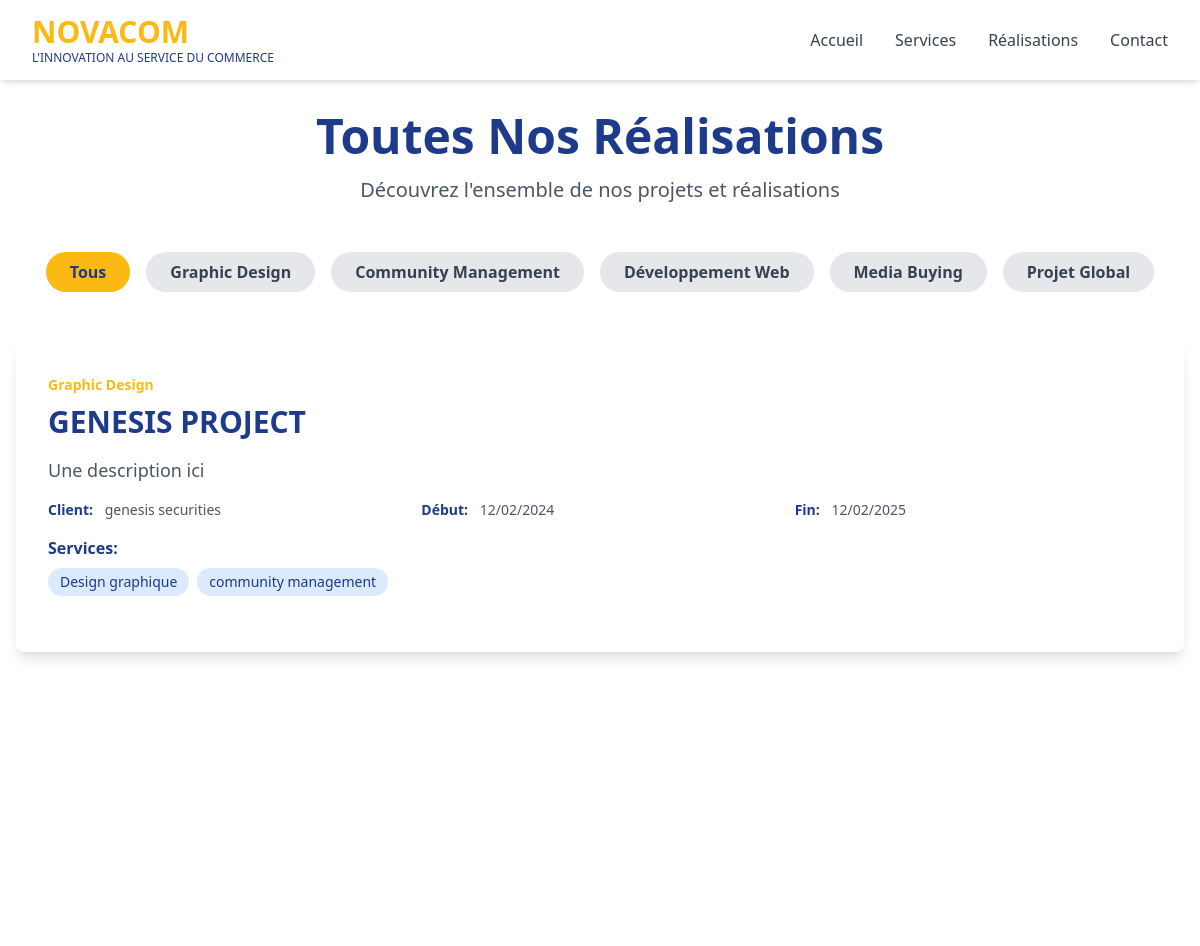
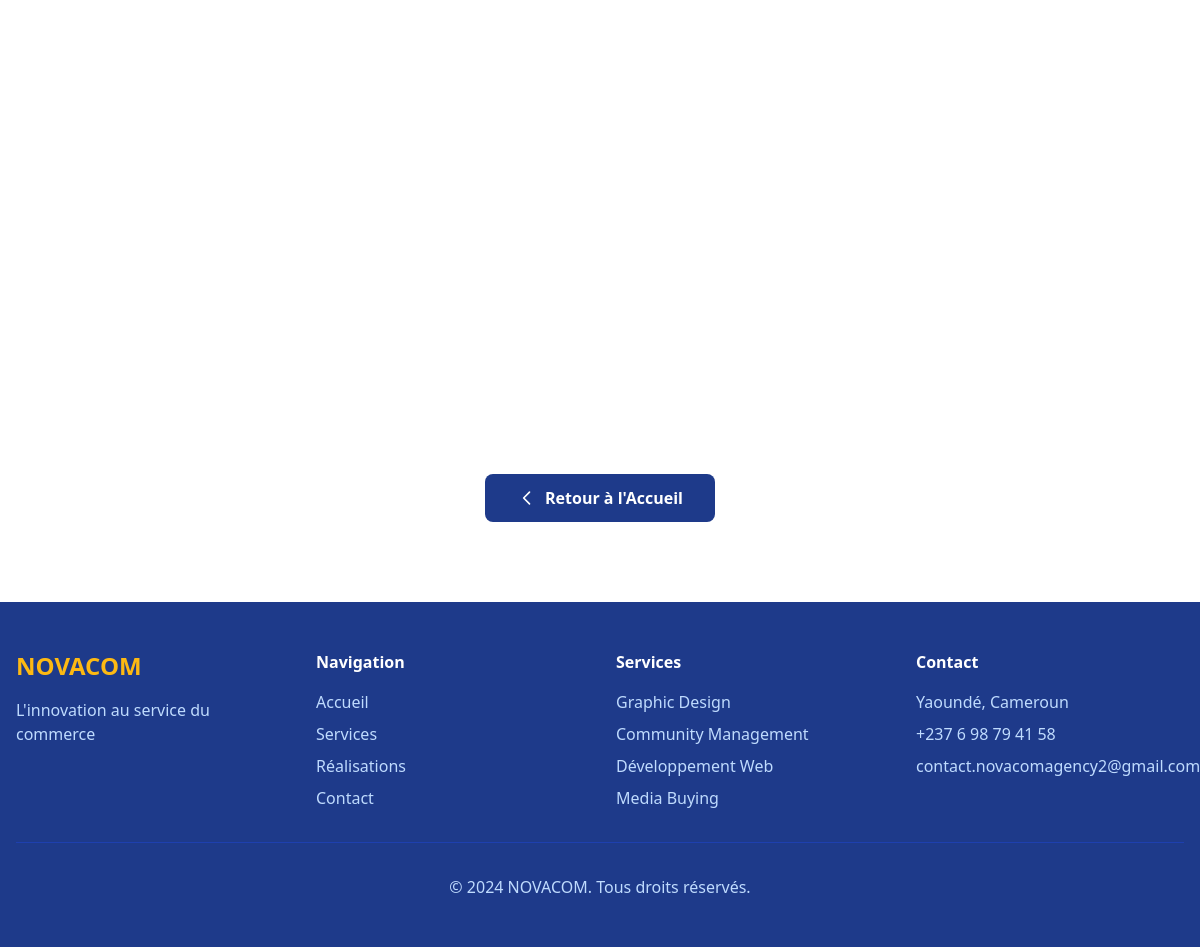
Screenshot of /realisations/ with the database file from the repository (2 pictures, top to bottom).
### main/models.py (models this page shows, shortened)
class Realisation(models.Model):
    TYPE_CHOICES = [
        ('simple', 'Simple'),
        ('projet', 'Projet'),
    ]
    CATEGORY_CHOICES = [
        ('graphic_design', 'Graphic Design'),
        ('community', 'Community Management'),
        ('web_dev', 'Développement Web'),
        ('media_buying', 'Media Buying'),
        ('global', 'Projet Global'),
    ]
    type = models.CharField(max_length=10, choices=TYPE_CHOICES)
    categorie = models.CharField(max_length=20, choices=CATEGORY_CHOICES)
    titre = models.CharField(max_length=200)
    description = models.TextField()
    image = models.ImageField(upload_to='realisations/', blank=True, null=True)
    client = models.CharField(max_length=200, blank=True, null=True)
    date_debut = models.CharField(max_length=100, blank=True, null=True)
    date_fin = models.CharField(max_length=100, blank=True, null=True)
    services = models.TextField(blank=True, null=True)  # Stocké comme CSV
    afficher_accueil = models.BooleanField(default=False)
    ordre = models.IntegerField(default=0)
    date_creation = models.DateTimeField(auto_now_add=True)
    class Meta:
        ordering = ['ordre', '-date_creation']
        verbose_name = 'Réalisation'
        verbose_name_plural = 'Réalisations'
    def get_category_display_custom(self):
        categories = dict(self.CATEGORY_CHOICES)
        return categories.get(self.categorie, self.categorie)

### main/views.py (the view)
# urls.py: path('realisations/', views.realisations, name='realisations'),
def realisations(request):
    categorie_filter = request.GET.get('categorie', 'all')
    if categorie_filter == 'all':
        realisations = Realisation.objects.all()
    else:
        realisations = Realisation.objects.filter(categorie=categorie_filter)
    categories = Realisation.CATEGORY_CHOICES
    context = {
        'realisations': realisations,
        'categories': categories,
        'categorie_active': categorie_filter,
    }
    return render(request, 'main/realisations.html', context)

### main/templatetags/custom_filters.py (called while the page is built)
@register.filter
def split(value, arg):
    if value:
        return value.split(arg)
    return []

@register.filter
def trim(value):
    if value:
        return value.strip()
    return value

### main/templates/main/realisations.html (shortened to what this page needs)
{% extends 'main/base.html' %}
{% load custom_filters %}
{% block content %}
<div class="pt-28 pb-20 px-4">
    <div class="max-w-7xl mx-auto">
        <div class="text-center mb-12 fade-in">
            <h1 class="text-5xl font-bold text-novacom-blue mb-4">Toutes Nos Réalisations</h1>
            <p class="text-xl text-gray-600">Découvrez l'ensemble de nos projets et réalisations</p>
        </div>
        <div class="flex flex-wrap justify-center gap-4 mb-12">
            <a href="{% url 'main:realisations' %}"
               class="px-6 py-2 rounded-full font-semibold transition {% if categorie_active == 'all' %}bg-novacom-yellow text-novacom-blue{% else %}bg-gray-200 text-gray-700 hover:bg-gray-300{% endif %}">
                Tous
            </a>
            {% for code, label in categories %}
            <a href="{% url 'main:realisations' %}?categorie={{ code }}"
               class="px-6 py-2 rounded-full font-semibold transition {% if categorie_active == code %}bg-novacom-yellow text-novacom-blue{% else %}bg-gray-200 text-gray-700 hover:bg-gray-300{% endif %}">
                {{ label }}
            </a>
            {% endfor %}
        </div>
        <div class="space-y-12">
            {% for realisation in realisations %}
                {% if realisation.type == 'simple' %}
                <a href="{% url 'main:realisation_detail' realisation.id %}" class="block bg-white rounded-lg overflow-hidden shadow-lg hover:shadow-xl transition fade-in">
                    <div class="grid md:grid-cols-2">
                        <div class="h-64 md:h-auto overflow-hidden">
                            {% if realisation.image %}
                            <img src="{{ realisation.image.url }}" alt="{{ realisation.titre }}" class="w-full h-full object-cover hover:scale-105 transition duration-300">
                            {% else %}
                            <div class="w-full h-full bg-gradient-to-br from-novacom-blue to-blue-800 flex items-center justify-center">
                                <span class="text-white text-8xl">🎨</span>
                            </div>
                            {% endif %}
                        </div>
                        <div class="p-8 flex flex-col justify-center">
                            <span class="text-sm text-novacom-yellow font-semibold mb-2">{{ realisation.get_category_display_custom }}</span>
                            <h3 class="text-3xl font-bold text-novacom-blue mb-4 hover:text-novacom-yellow transition">{{ realisation.titre }}</h3>
                            <p class="text-gray-600 text-lg mb-4">{{ realisation.description }}</p>
                            <div class="flex items-center text-novacom-blue font-semibold">
                                <span>Voir les détails</span>
                                <svg class="w-5 h-5 ml-2" fill="none" stroke="currentColor" viewBox="0 0 24 24">
                                    <path stroke-linecap="round" stroke-linejoin="round" stroke-width="2" d="M9 5l7 7-7 7"></path>
                                </svg>
                            </div>
                        </div>
                    </div>
                </a>
                {% else %}
                <div class="bg-white rounded-lg overflow-hidden shadow-lg p-8 fade-in">
                    <div class="mb-6">
                        <span class="text-sm text-novacom-yellow font-semibold">{{ realisation.get_category_display_custom }}</span>
                        <h3 class="text-3xl font-bold text-novacom-blue mt-2 mb-4">{{ realisation.titre }}</h3>
                        <p class="text-gray-600 text-lg mb-4">{{ realisation.description }}</p>
                        <div class="grid md:grid-cols-3 gap-4 text-sm mb-4">
                            {% if realisation.client %}
                            <div>
                                <span class="font-semibold text-novacom-blue">Client:</span>
                                <span class="text-gray-600 ml-2">{{ realisation.client }}</span>
                            </div>
                            {% endif %}
                            {% if realisation.date_debut %}
                            <div>
                                <span class="font-semibold text-novacom-blue">Début:</span>
                                <span class="text-gray-600 ml-2">{{ realisation.date_debut }}</span>
                            </div>
                            {% endif %}
                            {% if realisation.date_fin %}
                            <div>
                                <span class="font-semibold text-novacom-blue">Fin:</span>
                                <span class="text-gray-600 ml-2">{{ realisation.date_fin }}</span>
                            </div>
                            {% endif %}
                        </div>
                        {% if realisation.services %}
                        <div class="mt-4">
                            <span class="font-semibold text-novacom-blue">Services:</span>
                            <div class="flex flex-wrap gap-2 mt-2">
                                {% for service in realisation.services|split:',' %}
                                <span class="bg-blue-100 text-novacom-blue px-3 py-1 rounded-full text-sm">
                                    {{ service|trim }}
                                </span>
                                {% endfor %}
                            </div>
                        </div>
                        {% endif %}
                    </div>
                </div>
                {% endif %}
            {% endfor %}
        </div>
        <div class="text-center mt-12">
            <a href="{% url 'main:index' %}" class="inline-flex items-center bg-novacom-blue text-white px-8 py-3 rounded-lg font-semibold hover:bg-blue-800 transition">
                <svg class="w-5 h-5 mr-2" fill="none" stroke="currentColor" viewBox="0 0 24 24">
                    <path stroke-linecap="round" stroke-linejoin="round" stroke-width="2" d="M15 19l-7-7 7-7"></path>
                </svg>
                Retour à l'Accueil
            </a>
        </div>
    </div>
</div>
{% endblock %}

### main/templates/main/base.html (style rules this page uses)
.fade-in { animation: fadeIn 0.6s ease-out; }
html { scroll-behavior: smooth; }

### rows the page displays
Realisation: get_category_display_custom "Graphic Design", titre "GENESIS PROJECT", description "Une description ici", client "genesis securities", date_debut "12/02/2024", date_fin "12/02/2025", services "Design graphique" "community management"

### other values shown
{{ label }} "Graphic Design" "Community Management" "Développement Web" "Media Buying" "Projet Global"
